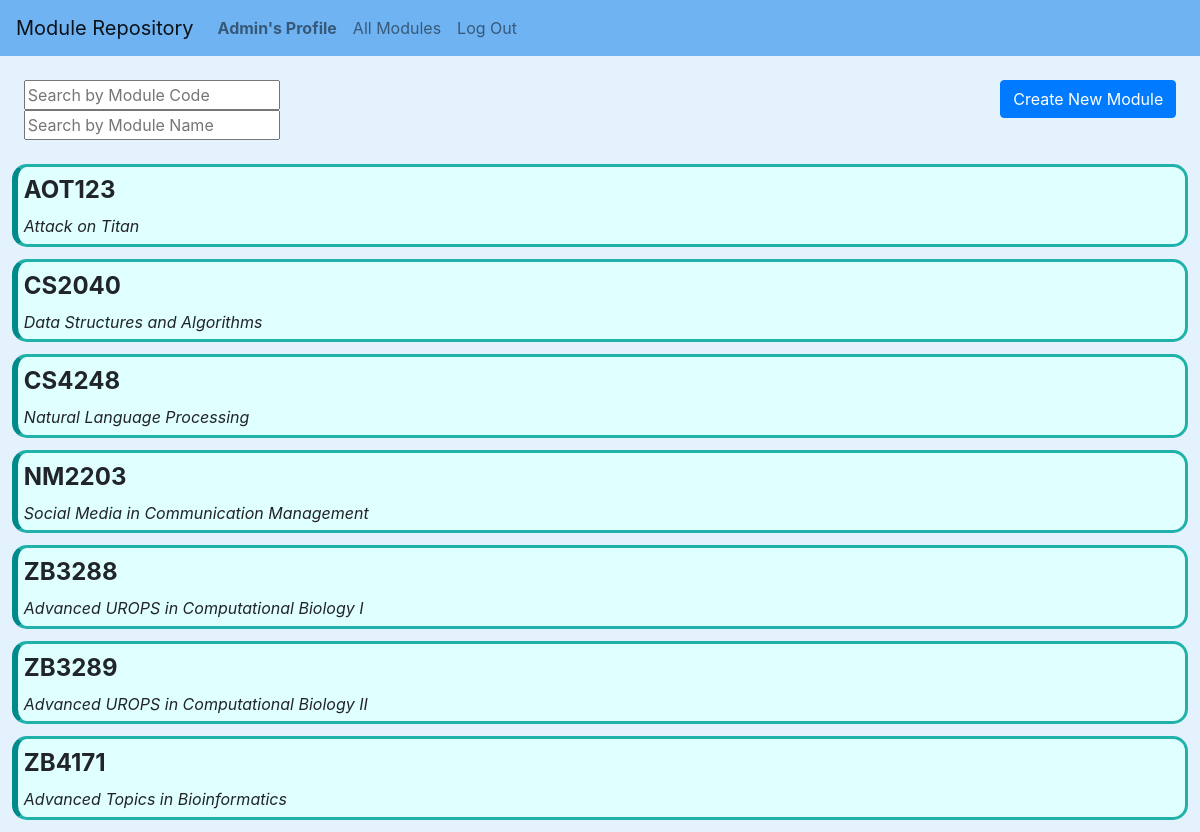
The page /home (signed in) on the database its author committed.
### network/models.py (models this page shows, shortened)
class User(AbstractUser):
    identification = models.CharField(max_length=9, null=True, blank=True)
    photo = models.ImageField(upload_to="images/", default="images/default_image.png")

class Module(models.Model):
    module_code = models.CharField(max_length=30, null=True, blank=True)
    module_name = models.CharField(max_length=200, null=True, blank=True)
    module_summary = models.CharField(max_length=3000, null=True, blank=True)

### network/views.py (the view)
# urls.py: path("home", views.index, name="index"),
@login_required
def index(request):
    modules = Module.objects.all().order_by('module_code')
    return render(request, "network/index.html", {"modules": modules})

### network/templates/network/index.html (shortened to what this page needs)
{% extends "network/layout.html" %}
{% load static %}
{% block body %}
<div class="tools">
    <div>
        <form method="POST" id="code_search">
            <input id="code_value" type="text" placeholder="Search by Module Code">
        </form>
        <form method="POST" id="name_search">
            <input id="name_value" type="text" placeholder="Search by Module Name" >
        </form>
    </div>
    <form action="{% url 'new_module' %}" id="new_module_button">
        <input class="btn btn-primary" type="submit" value="Create New Module">
    </form>
</div>
<div class="modulelist">
    {% for module in modules %}
        <div class="module" id="{{ module.module_code }}">
            <div class="code">{{ module.module_code }}</div>
            <div class="name">{{ module.module_name }}</div>
        </div>
    {% endfor %}
</div>
{% endblock %}

### network/templates/network/layout.html (shortened to what this page needs)
{% load static %}
<!DOCTYPE html>
<html lang="en">
    <head>
        <link rel="stylesheet"
            href="https://stackpath.bootstrapcdn.com/bootstrap/4.4.1/css/bootstrap.min.css"
        >
        <link href="{% static 'network/styles.css' %}" rel="stylesheet">
    </head>
    <body id="body">
        <nav class="navbar navbar-expand-lg navbar-light" style="background-color: #6fb3f3;" >
            <a class="navbar-brand">Module Repository</a>
            <div>
              <ul class="navbar-nav mr-auto">
                {% if user.is_authenticated %}
                    <li class="nav-item">
                        <a class="nav-link" href="/profile/{{user.username}}"><strong> {{ user.username }}'s Profile</strong></a>
                    </li>
                    <li class="nav-item">
                        <a class="nav-link" href="{% url 'index' %}">All Modules</a>
                    </li>
                    <li class="nav-item">
                        <a class="nav-link" href="{% url 'logout' %}">Log Out</a>
                    </li>
                {% endif %}
              </ul>
            </div>
          </nav>
        <div class="body">
            {% block body %}
            {% endblock %}
        </div>
    </body>
</html>

### network/static/network/styles.css (style rules this page uses)
#body { background-color: #e3f2fd; }
.tools { justify-content: space-between; margin: 1%; display: flex; flex-wrap: wrap; align-items: flex-start; }
.tools > * { margin: 1% }
.module { margin: 1%; border-radius: 15px; border-style: solid; border-width: medium; border-color: lightseagreen; border-left: 6px solid darkcyan; background-color: lightcyan; }
.module > * { margin: 0.5%; }
.code { font-weight: bold; font-size: x-large; }
.module > .name { font-style: italic; }

### rows shown on the page
User: username "Admin"
Module: module_code "AOT123", module_name "Attack on Titan"
Module: module_code "CS2040", module_name "Data Structures and Algorithms"
Module: module_code "CS4248", module_name "Natural Language Processing"
Module: module_code "NM2203", module_name "Social Media in Communication Management"
Module: module_code "ZB3288", module_name "Advanced UROPS in Computational Biology I"
Module: module_code "ZB3289", module_name "Advanced UROPS in Computational Biology II"
Module: module_code "ZB4171", module_name "Advanced Topics in Bioinformatics"
